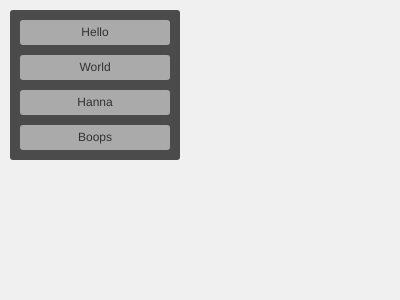
Frame 1 (no input)
Frame 60 (no input): identical to frame 1, image omitted
Frame 120 (the mouse pressed at the canvas centre since frame 60): identical to frame 1, image omitted

The p5.js sketch that drew this single still picture (run headless with seeded random() and noise() and a simulated clock; from frame 60 on, the mouse is pressed at the canvas centre):

// p5.js sketch
// ── sketch.js
"use strict";

const GLOBAL_RADIUS = 3;
const TEXT_HEIGHT = 12;

class Button {
  #x; #y; #w; #h; #onClick; #hover;

  static instances = [];

  constructor(x, y, w, h, label, onClick) {
    this.#x = x;
    this.#y = y;
    this.#w = w;
    this.#h = h;
    this.label = label;
    this.#onClick = onClick;  // callback func
    this.#hover = false;
    this.color = color(170);
    this.colorHover = color(200);
    Button.instances.push(this);
  }

  // call in your draw loop
  static #drawAll() {
    for (let i of Button.instances) {
      // check hover state
      i.#hover = (
        mouseX >= i.#x && mouseX <= i.#x + i.#w &&
        mouseY >= i.#y && mouseY <= i.#y + i.#h
      );

      // button background
      noStroke();
      fill(i.#hover ? 200 : 170);
      rect(i.#x, i.#y, i.#w, i.#h, 5);

      // label
      fill(50);
      textAlign(CENTER, CENTER);
      textSize(TEXT_HEIGHT);
      text(i.label, i.#x + i.#w/2, i.#y + i.#h/2);
    }
  }

  // call in mousePressed()
  static handleAllClicks() {
    for (let i of Button.instances) {
      if (i.#hover && i.#onClick) {
        i.#onClick();
      }
    }
  }

  static logClick() {
    console.log(i + ' clicked!');
  }

  drawNoOffset() {
    // draws WITHOUT offset!  Assumes that `translate` is called elsewhere.
    noStroke();
    fill(this.currentColor);
    rect(0, 0, this.#w, this.#h, GLOBAL_RADIUS);
    fill(50);
    textAlign(CENTER, CENTER);
    textSize(TEXT_HEIGHT);
    text(this.label, 0, 0, this.#w, this.#h);
  }

  get currentColor() {
    return this.#hover ? this.colorHover : this.color;
  }

  get height() {
    return this.#h;
  }

  get width() {
    return this.#w;
  }
}

class ButtonArray {
  #height;
  width;
  
  static instances = [];
  
  constructor(buttons, x, y, dX, dY, padding) {
    // buttons = array of buttons
    // dX and dY = x and y offsets from button 1 to button 2, ...
    //    use dX = 0 for a vertical column of buttons
    //    example: for 100px button and 10px desired gap, use dX = 110pX
    let qty = buttons.length;
    this.x = x;
    this.y = y;
    this.dX = dX;  
    this.dY = dY;
    this.padding = padding;
    this.width = Math.max(dX * qty - padding, buttons[0].width) + padding * 2;
    this.#height = Math.max(dY * qty - padding, buttons[0].height) + padding * 2;
    this.buttons = buttons;
    ButtonArray.instances.push(this);
  }

  draw() {
    push();
    // draw the ButonArray bounding box
    translate(this.x, this.y);
    noStroke();
    fill(75);
    rect(0, 0, this.width, this.#height, 3);

    // draw buttons
    translate(this.padding, this.padding);
    for (let button of this.buttons) {
      button.drawNoOffset();
      translate(this.dX, this.dY)
    }
    pop();
  }

  // get width() {
  //   let w = this.dX ? this.dX : this.buttons[0].width;
  //   console.log('width =', w)
  //   return w
  // }

}

// ---------- sketch code ----------

let btn;
let btnArr;

function setup() {
  createCanvas(400, 300);

  // Todo: encapsulate in a method that creates an array of buttons
  // create buttons
  let height = 25;

  let stackOButtons = [];
  for (let i of ['Hello', 'World', 'Hanna', 'Boops']) {
    let b = new Button( 0, 0, 150, height, i, Button.logClick);
    stackOButtons.push(b);
  }
  
  btnArr = new ButtonArray(stackOButtons, 10, 10, 0, height + 10, 10);
}

function draw() {
  background(240);
  btnArr.draw();
  // Button.drawAll();
}

function mousePressed() {
  // Button.handleAllClicks();
}
